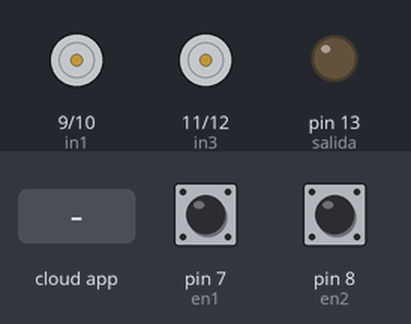
Bench run of a sketch on a simulated Arduino Uno, built with avr-gcc and run on an emulated ATmega328P. Parts: motor-driver pin pairs drawn as motors (green arrow = first pin HIGH = forward, orange = second pin HIGH = backward, longer = more drive), output pins drawn as LEDs (lit = HIGH). The test bench sets the inputs (shaded band); at power-on: pin 7 (en1) HIGH, pin 8 (en2) HIGH. The ROS host is connected and sends only what is stated.

Above: at 1.2 s.
1.3 s: pin 7 (en1) pulled LOW for 0.15 s
At 1.38 s:
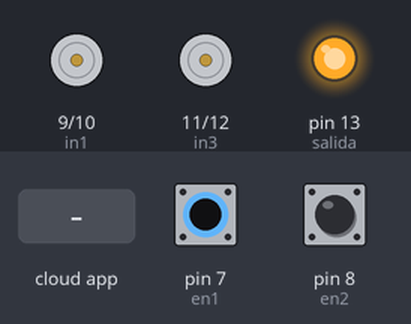
2.9 s: the phone or cloud app sets motor1 to 45
At 4.1 s:
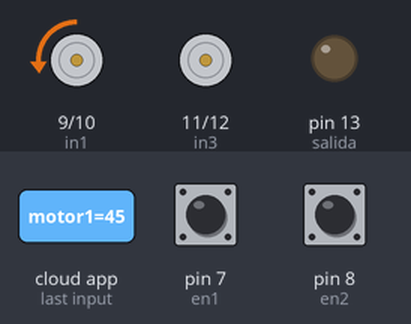
4.4 s: pin 8 (en2) pulled LOW for 0.15 s
At 4.48 s:
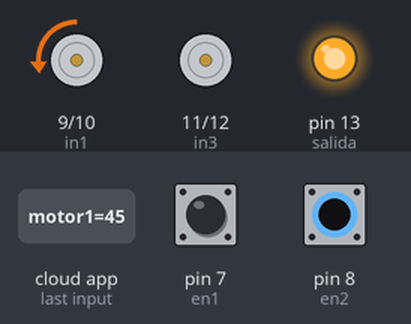
6.0 s: the phone or cloud app sets motor2 to 45
At 6.4 s:
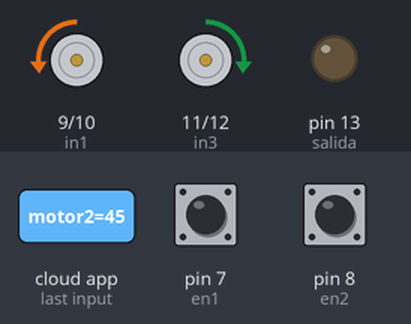
7.5 s: the phone or cloud app sets motor1 to 0
At 8.7 s:
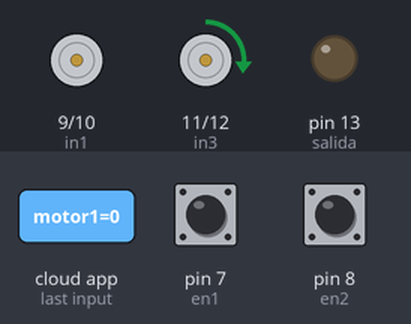
9.0 s: the phone or cloud app sets motor2 to 90
At 9.9 s:
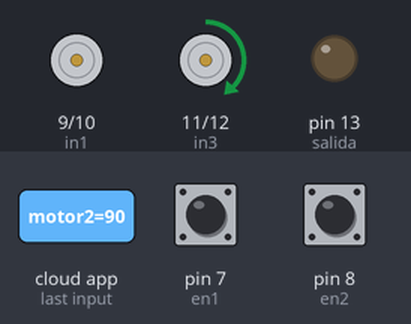
Timing chart, 0 to 11.5 s (numbered marks = the images above; inputs shaded):
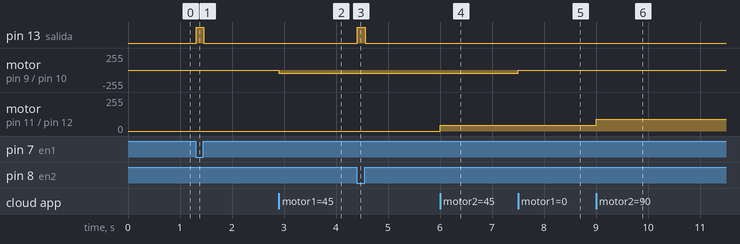

The sketch:

Robotica.ino
```cpp
#include <ros.h>
#include <std_msgs/Int64.h>
#include <std_msgs/Int16.h>

ros::NodeHandle nh;
const int en1 = 7; //EncoderDerecho
const int en2 = 8; //EncoderDerecho
const int salida = 13;

//Pines del motor
int in1=9;
int in2=10;
int in3=11;
int in4=12;

//ENCODER DERECHO
std_msgs::Int64 en1_msgs;
ros::Publisher pub_button("rwheel", &en1_msgs);
bool last_reading;
long last_debounce_time=0;
long debounce_delay=10;
bool published = true;
int count1=0;
//ENCODER Izquierdo
std_msgs::Int64 en2_msgs;
ros::Publisher pub_button2("lwheel", &en2_msgs);
bool last_reading2;
long last_debounce_time2=0;
long debounce_delay2=10;
bool published2 = true;
int count2=0;
int adelante1=0;
int adelante2=0;

void m1( const std_msgs::Int16& p){
  if(p.data<256){
    digitalWrite(in1,LOW);
    analogWrite(in2,p.data);
    adelante1=1;
    }
  else{
    int val=p.data-255;
    digitalWrite(in2,LOW);
    analogWrite(in1,val);
    adelante1=0;
    }
}

void m2( const std_msgs::Int16& p){
  if(p.data<256){
    digitalWrite(in4,LOW);
    analogWrite(in3,p.data);
    adelante2=1;
    }
  else{
    int val=p.data-255;
    digitalWrite(in3,LOW);
    analogWrite(in4,val);
    adelante2=0;
    }
}

ros::Subscriber<std_msgs::Int16> sub("motor1", &m1 );
ros::Subscriber<std_msgs::Int16> sub2("motor2", &m2 );

void setup()
{

  pinMode(salida, OUTPUT);
  pinMode(en1, INPUT);
  pinMode(in1, OUTPUT);
  pinMode(in2, OUTPUT);
  pinMode(in3, OUTPUT);
  pinMode(in4, OUTPUT);

  nh.initNode();
  nh.advertise(pub_button);
  nh.advertise(pub_button2);
  nh.subscribe(sub);
  nh.subscribe(sub2);

  digitalWrite(en1, HIGH);
  last_reading = ! digitalRead(en1);
  pinMode(en2, INPUT);
  digitalWrite(en2, HIGH);
  last_reading2 = ! digitalRead(en2);
}
void encoder1(){
  bool reading = ! digitalRead(en1);
  if (last_reading!= reading){
      last_debounce_time = millis();
      published = false;
  }
  if ( !published && (millis() - last_debounce_time)  > debounce_delay) {
    digitalWrite(salida, reading);
    if(adelante1==1){
          count1++;
      }
      else{
          count1--;
        }
    en1_msgs.data = count1;
    pub_button.publish(&en1_msgs);
    published = true;
  }
  last_reading = reading;

}
void encoder2(){
  bool reading = ! digitalRead(en2);
  if (last_reading2!= reading){
      last_debounce_time2 = millis();
      published2 = false;
  }
  if ( !published2 && (millis() - last_debounce_time2)  > debounce_delay2) {
    digitalWrite(salida, reading);
    if(adelante2==1){
          count2++;
      }
      else{
          count2--;
        }
    en2_msgs.data = count2;
    pub_button2.publish(&en2_msgs);
    published2 = true;
  }
  last_reading2 = reading;

}
void loop()
{
  encoder1();
  encoder2();
  nh.spinOnce();
  delay(1);
}
```

Measured:
- after the input at 1.3 s, pin 13 (salida): LOW → HIGH at once, → LOW 0.15 s later
- after the input at 2.9 s, motor on pin 9 (in1) / pin 10 (in2): stopped → backward 45/255 at once
- after the input at 4.4 s, pin 13 (salida): LOW → HIGH at once, → LOW 0.15 s later
- after the input at 6.0 s, motor on pin 11 (in3) / pin 12 (in4): stopped → forward 45/255 at once
- after the input at 7.5 s, motor on pin 9 (in1) / pin 10 (in2): backward 45/255 → stopped at once
- after the input at 9.0 s, motor on pin 11 (in3) / pin 12 (in4): forward 45/255 → forward 90/255 at once
